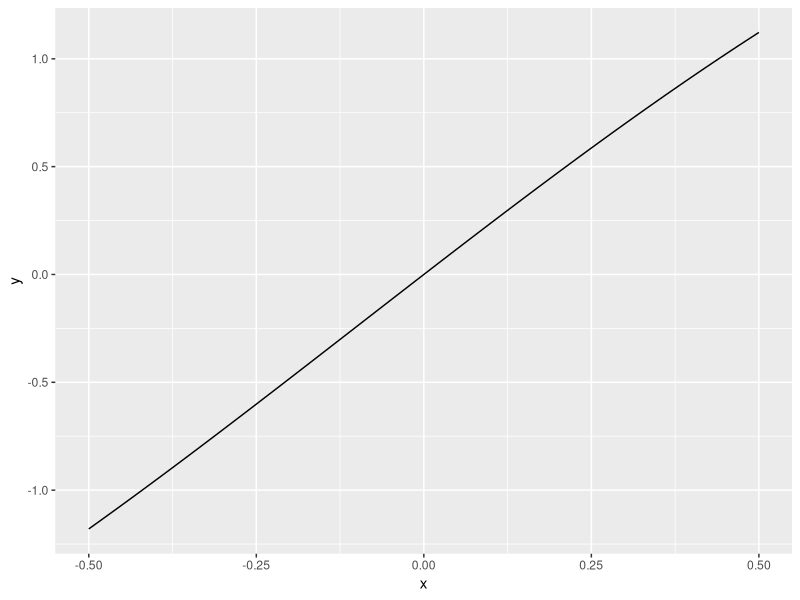
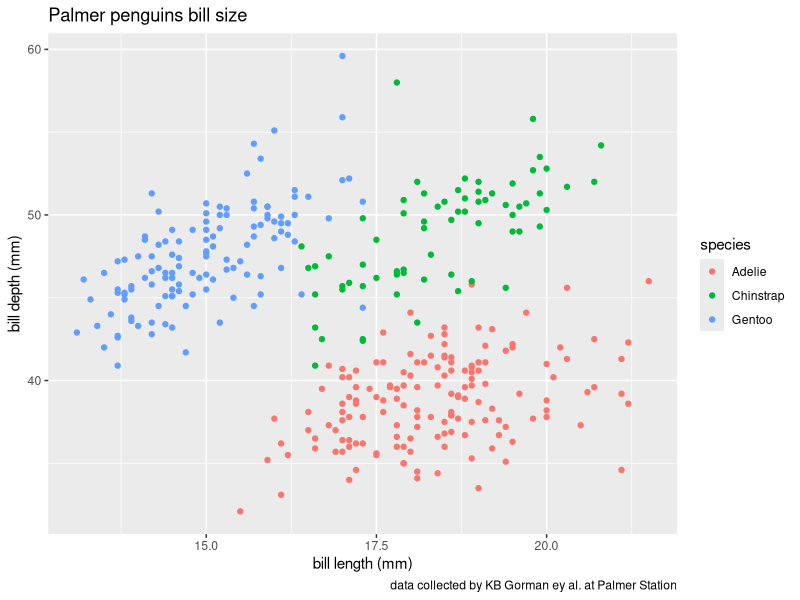
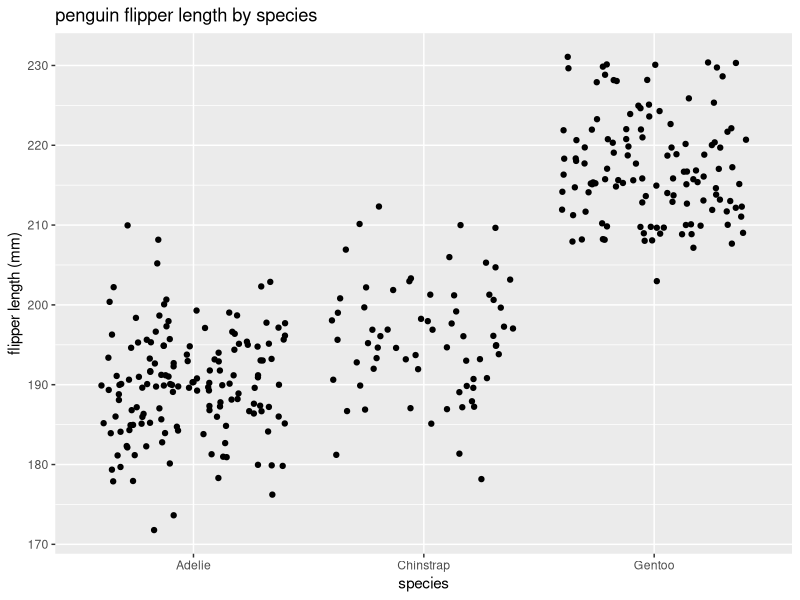

Write the R code that produced these figures, in order.
## ---- chunk 1
knitr::opts_chunk$set(echo = TRUE)
library(tidyverse)
library(palmerpenguins)
## ---- chunk 2
# First Order univariate derivatives
fx <- expression(x ^ 2)
df_dx <- D(expr = fx, 'x')
df_dx
x <- 3
eval(expr = df_dx)

Pa <- expression(2 * (((3 * a) + 2) ^ 4) - 5)
dP_da <- D(expr = Pa, 'a')
dP_da
a <- 1.2
eval(expr = dP_da)

gt <- expression((-4 * t) / (((t ^ 2) + 1)  ^ 3))
dg_dt <- D(expr = gt, 't')
dg_dt
t <- 0
eval(expr = dg_dt)
## ---- chunk 3
# Higher order univariate derivatives
Gz <- expression(4.6 - 1.9 * (z^3))
dG_dz <- D(expr = Gz, 'z')
dG_dz

d2G_dz2 <- D(expr = dG_dz, 'z')
d2G_dz2
## ---- chunk 4
# partial derivatives
f_xyz <- expression(2*x^2*y - 3*x + 1 + 4*z^4*x)
df_dx <- D(expr = f_xyz, 'x')
df_dx

df_dy <- D(expr = f_xyz, 'y')
df_dy

dg_dz <- D(expr = f_xyz, 'z')
dg_dz
## ---- chunk 5
eq_fx <- function(x) {
  (2.4 * (exp(-0.05*x)) * sin(x))
}
ggplot(data = data.frame (x = c(-.5, .5)), aes(x=x)) +
  stat_function(fun = eq_fx)
## ---- chunk 6
#### Penguin bill length vs. bill depth
ggplot(data = penguins, aes(x = bill_depth_mm, y = bill_length_mm)) +
  geom_point(aes(color = species)) +
  labs (x = "bill length (mm)",
        y = "bill depth (mm)",
        title = "Palmer penguins bill size",
        caption = "data collected by KB Gorman ey al. at Palmer Station",
        color = "species")
        
  
## ---- chunk 7
ggplot(data = penguins, aes(x = species, y = flipper_length_mm)) +
  geom_jitter() +
  labs (x = "species",
        y = "flipper length (mm)",
        title = "penguin flipper length by species")
